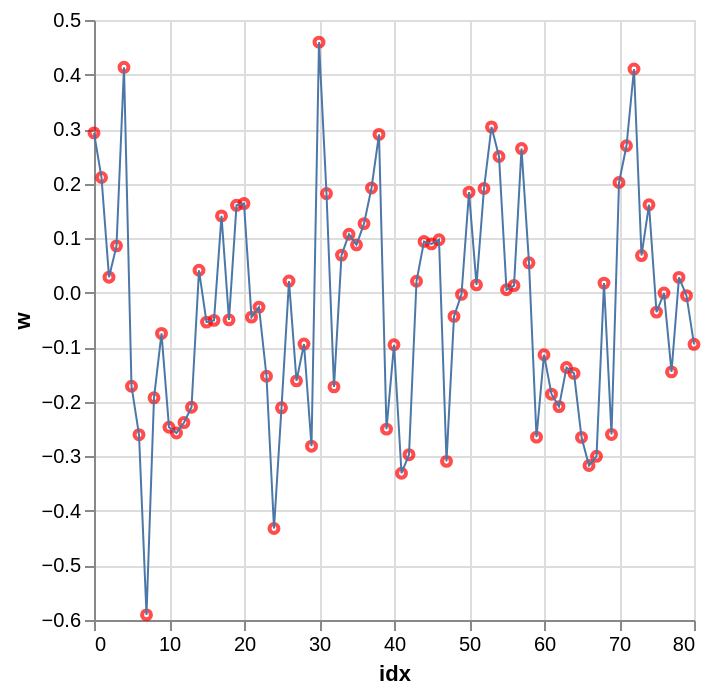

The notebook cell saved with this chart:
### Code cell
df_w = pd.DataFrame(
    {
        "idx": range(mcmc_samples["w"].shape[1]),
        "w": mcmc_samples["w"].mean(axis=0),
    }
)

points = alt.Chart(df_w).mark_point(size=20, color="red").encode(x="idx", y="w")
lines = alt.Chart(df_w).mark_line(size=1).encode(x="idx", y="w")

points + lines

### Figure 1 — Vega-Lite specification as saved in the notebook (floating-point values rounded to 4 significant figures)
{"config": {"view": {"continuousWidth": 300, "continuousHeight": 300}}, "layer": [{"mark": {"type": "point", "color": "red", "size": 20}, "encoding": {"x": {"field": "idx", "type": "quantitative"}, "y": {"field": "w", "type": "quantitative"}}}, {"mark": {"type": "line", "size": 1}, "encoding": {"x": {"field": "idx", "type": "quantitative"}, "y": {"field": "w", "type": "quantitative"}}}], "data": {"name": "data-f1ffe8810dad0dc5fce7c1f7959b8f2c"}, "$schema": "https://vega.github.io/schema/vega-lite/v6.1.0.json", "datasets": {"data-f1ffe8810dad0dc5fce7c1f7959b8f2c": [{"idx": 0, "w": 0.2931}, {"idx": 1, "w": 0.2112}, {"idx": 2, "w": 0.02854}, {"idx": 3, "w": 0.0859}, {"idx": 4, "w": 0.4132}, {"idx": 5, "w": -0.1714}, {"idx": 6, "w": -0.2602}, {"idx": 7, "w": -0.5906}, {"idx": 8, "w": -0.1926}, {"idx": 9, "w": -0.0746}, {"idx": 10, "w": -0.2467}, {"idx": 11, "w": -0.2572}, {"idx": 12, "w": -0.238}, {"idx": 13, "w": -0.21}, {"idx": 14, "w": 0.04116}, {"idx": 15, "w": -0.05385}, {"idx": 16, "w": -0.05066}, {"idx": 17, "w": 0.1409}, {"idx": 18, "w": -0.04975}, {"idx": 19, "w": 0.1602}, {"idx": 20, "w": 0.1634}, {"idx": 21, "w": -0.04474}, {"idx": 22, "w": -0.02638}, {"idx": 23, "w": -0.1531}, {"idx": 24, "w": -0.4322}, {"idx": 25, "w": -0.211}, {"idx": 26, "w": 0.02138}, {"idx": 27, "w": -0.1616}, {"idx": 28, "w": -0.09414}, {"idx": 29, "w": -0.2813}, {"idx": 30, "w": 0.4594}, {"idx": 31, "w": 0.1817}, {"idx": 32, "w": -0.1726}, {"idx": 33, "w": 0.06895}, {"idx": 34, "w": 0.1073}, {"idx": 35, "w": 0.08776}, {"idx": 36, "w": 0.1267}, {"idx": 37, "w": 0.192}, {"idx": 38, "w": 0.2903}, {"idx": 39, "w": -0.2501}, {"idx": 40, "w": -0.09531}, {"idx": 41, "w": -0.3309}, {"idx": 42, "w": -0.2969}, {"idx": 43, "w": 0.02104}, {"idx": 44, "w": 0.09396}, {"idx": 45, "w": 0.08954}, {"idx": 46, "w": 0.09708}, {"idx": 47, "w": -0.3092}, {"idx": 48, "w": -0.04337}, {"idx": 49, "w": -0.003049}, {"idx": 50, "w": 0.1844}, {"idx": 51, "w": 0.01441}, {"idx": 52, "w": 0.1911}, {"idx": 53, "w": 0.3039}, {"idx": 54, "w": 0.2498}, {"idx": 55, "w": 0.005424}, {"idx": 56, "w": 0.01307}, {"idx": 57, "w": 0.2642}, {"idx": 58, "w": 0.05479}, {"idx": 59, "w": -0.2648}, {"idx": 60, "w": -0.1138}, {"idx": 61, "w": -0.186}, {"idx": 62, "w": -0.2088}, {"idx": 63, "w": -0.1371}, {"idx": 64, "w": -0.1479}, {"idx": 65, "w": -0.2652}, {"idx": 66, "w": -0.3167}, {"idx": 67, "w": -0.3}, {"idx": 68, "w": 0.01763}, {"idx": 69, "w": -0.2598}, {"idx": 70, "w": 0.2021}, {"idx": 71, "w": 0.2695}, {"idx": 72, "w": 0.4102}, {"idx": 73, "w": 0.06814}, {"idx": 74, "w": 0.1613}, {"idx": 75, "w": -0.03555}, {"idx": 76, "w": -0.0006632}, {"idx": 77, "w": -0.1451}, {"idx": 78, "w": 0.02815}, {"idx": 79, "w": -0.005449}, {"idx": 80, "w": -0.09458}]}}
